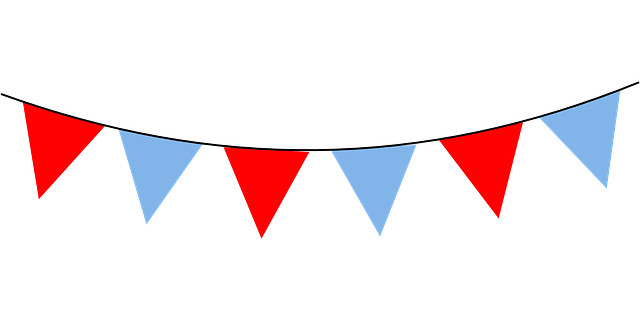
#> input picture Processamento de imagens/figures/bandeiras.jpg, 640 x 320 px
$ python 'Exercício2.py'
#> lines starting #> are read from the running program, lines starting #| are printed output that depends on the picture; after the words box and inside, x2 and y2 are one past the last pixel; in counts of white or black regions, pixels touching at a corner belong together
import cv2
import matplotlib.pyplot as plt
import numpy as np

image = cv2.imread('../figures/bandeiras.jpg')
#> image is the input picture: shape (320, 640, 3); mean B, G, R 238.2, 235.3, 246.3
image = cv2.cvtColor(image, cv2.COLOR_BGR2GRAY)
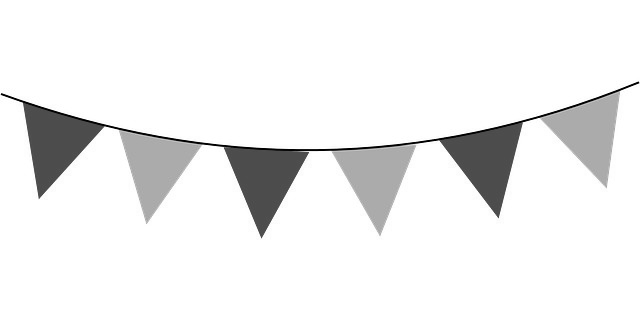
#> image: shape (320, 640); min 0, max 255, mean 238.9

#Monta o histograma dos tons de cinza
h2, b = np.histogram(image, bins=256, range=(0, 256))
#> h2 = 256 values, max 172991 at index 255, min 1 at index 53, mean 800; b = 257 values from 0 to 256
plt.figure()
plt.title('histograma')
plt.xlabel('intensidade')
plt.ylabel('quantidade de pixels')
plt.plot(h2)
plt.xlim([0, 256])
plt.show()
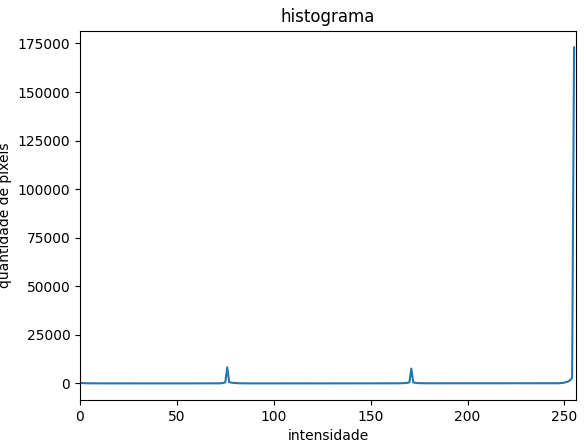
#> figure drawn by matplotlib, 1 panel; curve peaks at x = 255, y = 172991


#como preto é 0, preciso apenas separa-lo do restante das intensidades.
_, binarized_image = cv2.threshold(image, 20, 255, cv2.THRESH_BINARY)
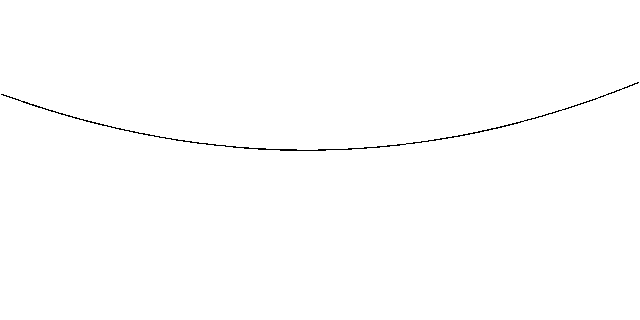
#> binarized_image: shape (320, 640); 99.6% white; black in thin lines or dots, all inside (x1, y1, x2, y2) = (1, 82, 639, 151)
plt.imshow(binarized_image, cmap='gray')
plt.show()
